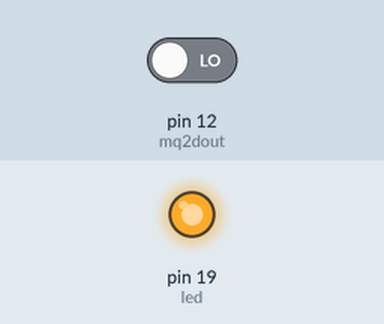
Simulated run of this sketch. Board: Arduino Uno, built with avr-gcc and run on an emulated ATmega328P. On the bench: output pins drawn as LEDs (lit = HIGH). Inputs (shaded band) come from the test bench; at power-on: pin 12 (mq2dout) LOW. What the sketch prints to the serial monitor is not drawn.

Above: at 1.2 s.
1.3 s: pin 12 (mq2dout) driven HIGH
At 1.8 s:
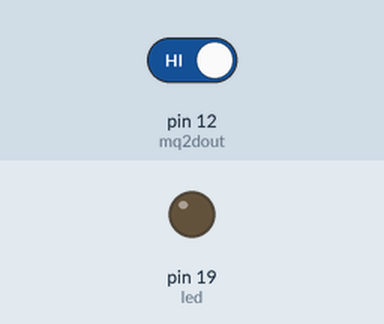
2.8 s: pin 12 (mq2dout) driven LOW
At 4.1 s:
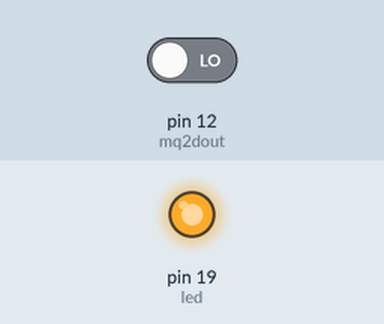
Timing chart, 0 to 5.8 s (numbered marks = the images above; inputs shaded):
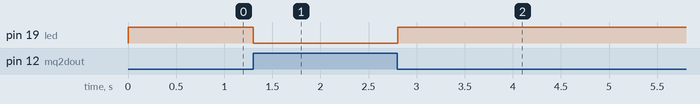

The sketch:

mq2gassensor.ino
```cpp
int led=19;
int mq2dout=12;

void setup() {
  Serial.begin(115200);
  pinMode(led, OUTPUT);
  pinMode(mq2dout, INPUT);

}

void loop() {
  bool gasSignal=digitalRead(mq2dout);
  Serial.print("gas sensor val:");
  Serial.println(gasSignal);
  digitalWrite(led,!gasSignal);

}
```

Measured:
- after the input at 1.3 s, pin 19 (led): HIGH → LOW at once
- after the input at 2.8 s, pin 19 (led): LOW → HIGH at once
